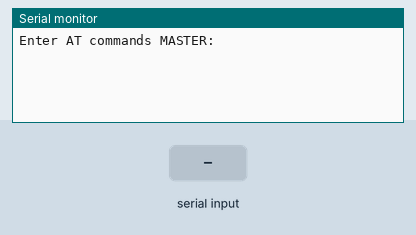
Recording of a sketch running on a simulated Arduino Uno, built with avr-gcc and run on an emulated ATmega328P. Parts: the last lines printed to the serial monitor. The inputs (shaded band) are chosen by the test bench.

Above: at 1.2 s.
1.3 s: "1" received over the second serial link
At 2.0 s:
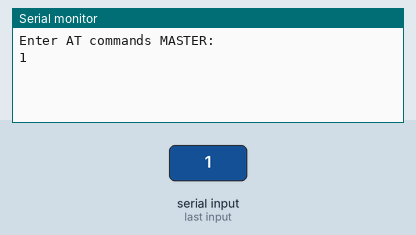
2.8 s: "0" received over the second serial link
At 3.2 s:
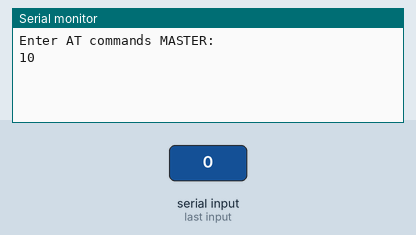

Measured:
- after the input at 1.3 s, the serial monitor: prints a new line at once (image 1)
- after the input at 2.8 s, the serial monitor: prints a new line at once (image 2)

The sketch:

bluetooth.ino
```cpp
// MASTER 1421

#include <SoftwareSerial.h>

SoftwareSerial BTSerial(10, 11); // RX | TX

const int buttonPin = 2;
int buttonState = 0;


void setup()
{
  //pinMode(9, OUTPUT);  // this pin will pull the HC-05 pin 34 (key pin) HIGH to switch module to AT mode
  //digitalWrite(9, HIGH);
  Serial.begin(9600);
  Serial.println("Enter AT commands MASTER:");
  pinMode(buttonPin, INPUT);
  BTSerial.begin(38400);  // HC-05 default speed in AT command more
}

void loop()
{

  // Keep reading from HC-05 and send to Arduino Serial Monitor
  if (BTSerial.available())
    Serial.write(BTSerial.read());

  // Keep reading from Arduino Serial Monitor and send to HC-05
  if (Serial.available())
    BTSerial.write(Serial.read());
}
```
